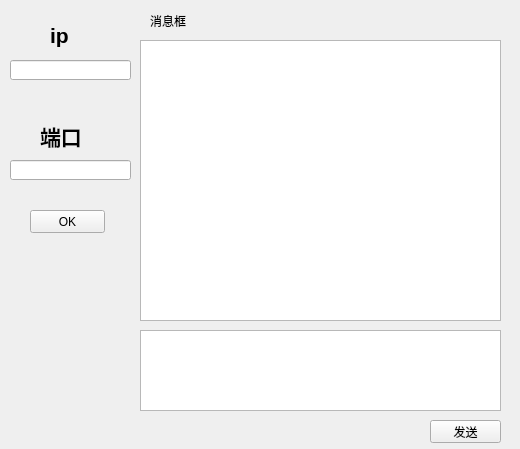
<?xml version="1.0" encoding="UTF-8"?>
<ui version="4.0">
 <class>widget</class>
 <widget class="QWidget" name="widget">
  <property name="geometry">
   <rect>
    <x>0</x>
    <y>0</y>
    <width>520</width>
    <height>449</height>
   </rect>
  </property>
  <property name="windowTitle">
   <string>chart</string>
  </property>
  <widget class="QPushButton" name="push">
   <property name="geometry">
    <rect>
     <x>430</x>
     <y>420</y>
     <width>71</width>
     <height>23</height>
    </rect>
   </property>
   <property name="text">
    <string>发送</string>
   </property>
  </widget>
  <widget class="QTextEdit" name="edit">
   <property name="geometry">
    <rect>
     <x>140</x>
     <y>330</y>
     <width>361</width>
     <height>81</height>
    </rect>
   </property>
  </widget>
  <widget class="QTextEdit" name="info">
   <property name="geometry">
    <rect>
     <x>140</x>
     <y>40</y>
     <width>361</width>
     <height>281</height>
    </rect>
   </property>
  </widget>
  <widget class="QLabel" name="label">
   <property name="geometry">
    <rect>
     <x>50</x>
     <y>20</y>
     <width>31</width>
     <height>31</height>
    </rect>
   </property>
   <property name="text">
    <string>&lt;html&gt;&lt;head/&gt;&lt;body&gt;&lt;p&gt;&lt;span style=&quot; font-size:16pt; font-weight:600;&quot;&gt;ip&lt;/span&gt;&lt;/p&gt;&lt;/body&gt;&lt;/html&gt;</string>
   </property>
  </widget>
  <widget class="QLineEdit" name="ip">
   <property name="geometry">
    <rect>
     <x>10</x>
     <y>60</y>
     <width>121</width>
     <height>20</height>
    </rect>
   </property>
   <property name="text">
    <string/>
   </property>
  </widget>
  <widget class="QLineEdit" name="port">
   <property name="geometry">
    <rect>
     <x>10</x>
     <y>160</y>
     <width>121</width>
     <height>20</height>
    </rect>
   </property>
   <property name="text">
    <string/>
   </property>
  </widget>
  <widget class="QLabel" name="label_2">
   <property name="geometry">
    <rect>
     <x>40</x>
     <y>120</y>
     <width>41</width>
     <height>31</height>
    </rect>
   </property>
   <property name="text">
    <string>&lt;html&gt;&lt;head/&gt;&lt;body&gt;&lt;p&gt;&lt;span style=&quot; font-size:16pt; font-weight:600;&quot;&gt;端口&lt;br/&gt;&lt;/span&gt;&lt;/p&gt;&lt;/body&gt;&lt;/html&gt;</string>
   </property>
  </widget>
  <widget class="QLabel" name="label_3">
   <property name="geometry">
    <rect>
     <x>150</x>
     <y>10</y>
     <width>71</width>
     <height>21</height>
    </rect>
   </property>
   <property name="text">
    <string>消息框</string>
   </property>
  </widget>
  <widget class="QPushButton" name="ok">
   <property name="geometry">
    <rect>
     <x>30</x>
     <y>210</y>
     <width>75</width>
     <height>23</height>
    </rect>
   </property>
   <property name="text">
    <string>OK</string>
   </property>
  </widget>
 </widget>
 <resources/>
 <connections/>
</ui>
